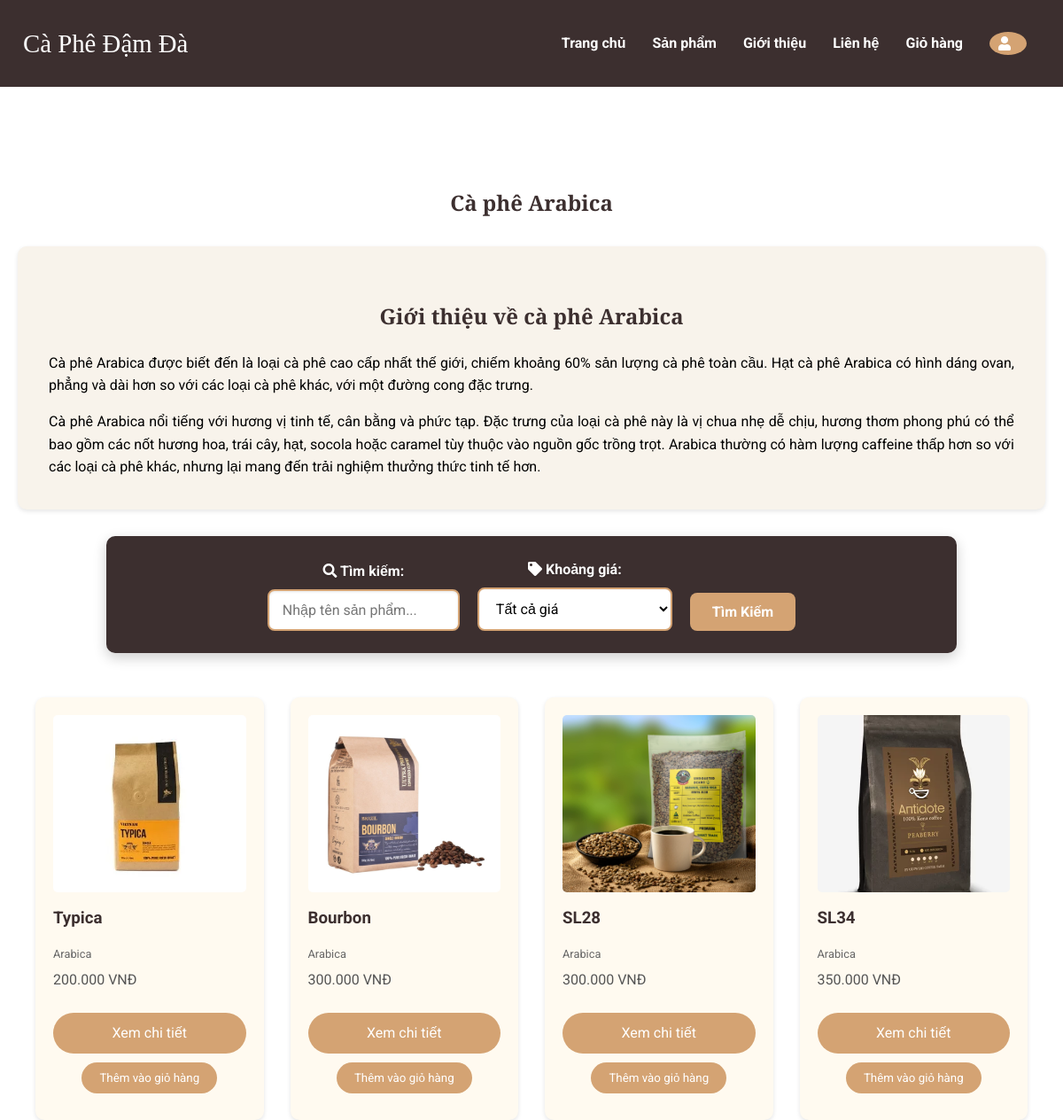
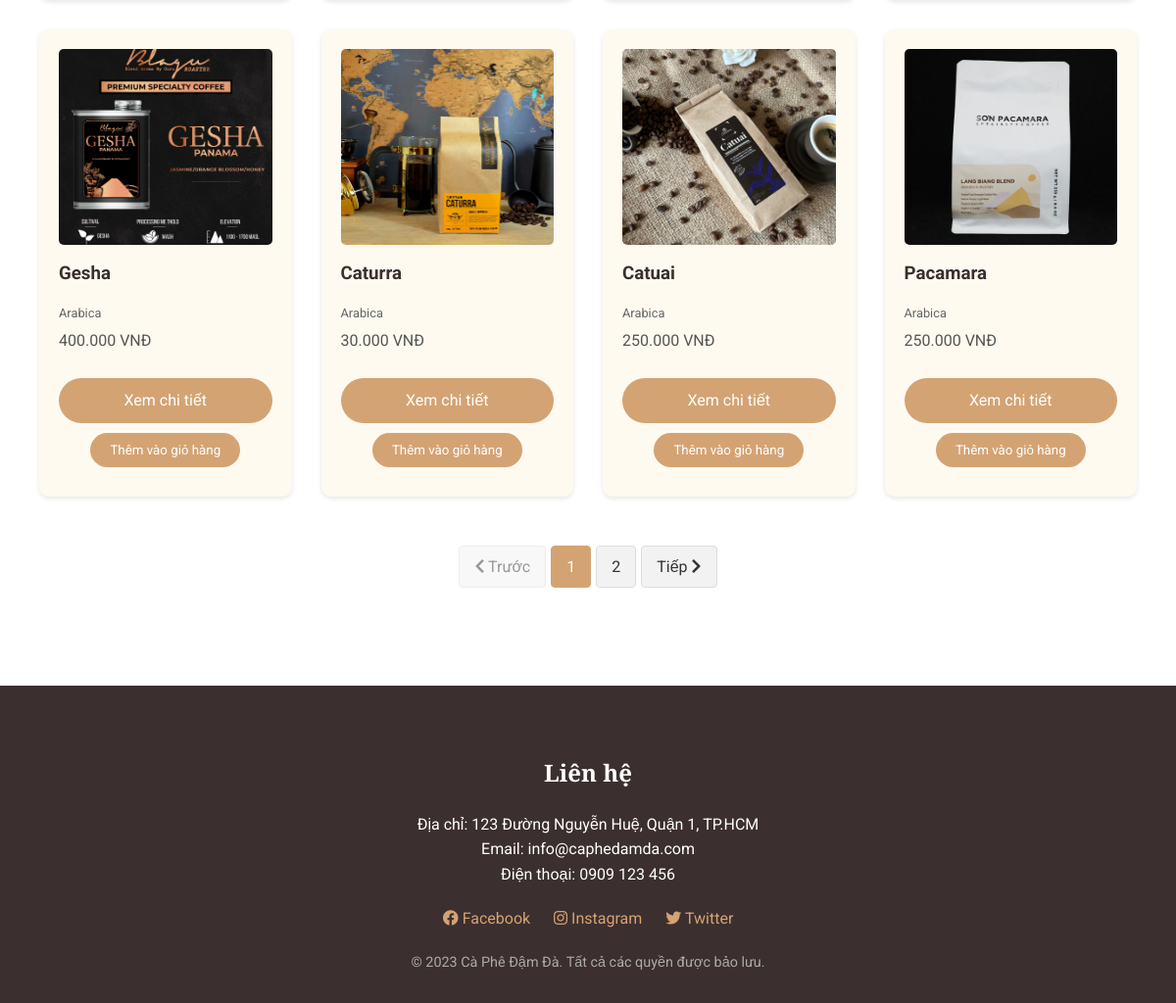
/lab1/arabica.php, run on the app's committed database (2 pictures, top to bottom).
### tables this page shows
CREATE TABLE `products` (
  `id` int(11) NOT NULL,
  `name` varchar(100) NOT NULL,
  `description` text DEFAULT NULL,
  `price` decimal(10,2) NOT NULL,
  `image` varchar(255) NOT NULL,
  `category_id` int(11) NOT NULL,
  `created_at` timestamp NOT NULL DEFAULT current_timestamp(),
  `active` tinyint(1) DEFAULT 1,
  `featured` tinyint(1) DEFAULT 0,
  `weight` varchar(50) DEFAULT NULL,
  `stock` int(11) DEFAULT 0
);

CREATE TABLE `categories` (
  `id` int(11) NOT NULL,
  `name` varchar(100) NOT NULL,
  `description` text DEFAULT NULL
);

### lab1/arabica.php (the view, shortened to what this page needs)
<?php
$servername = "localhost";
$username = "root";
$password = "";
$dbname = "lab1";
$conn = new mysqli($servername, $username, $password, $dbname);
$category_name = 'Arabica';
$cat_query = "SELECT id FROM categories WHERE name LIKE ?";
$cat_stmt = $conn->prepare($cat_query);
$search_param = "%$category_name%";
$cat_stmt->bind_param("s", $search_param);
$cat_stmt->execute();
$cat_result = $cat_stmt->get_result();
$categoryId = 1;
if ($cat_result && $cat_result->num_rows > 0) {
    $categoryId = $cat_result->fetch_assoc()['id'];
}
$productsPerPage = 8;
$page = isset($_GET['page']) ? (int)$_GET['page'] : 1;
$offset = ($page - 1) * $productsPerPage;
$countQuery = "SELECT COUNT(*) as total FROM products WHERE category_id = ? AND active = 1";
$countStmt = $conn->prepare($countQuery);
$countStmt->bind_param("i", $categoryId);
$countStmt->execute();
$countResult = $countStmt->get_result();
$totalProducts = $countResult->fetch_assoc()['total'];
$totalPages = ceil($totalProducts / $productsPerPage);
$sql = "SELECT p.*, c.name as category_name
        FROM products p
        LEFT JOIN categories c ON p.category_id = c.id
        WHERE p.category_id = ? AND p.active = 1
        ORDER BY p.id ASC
        LIMIT ? OFFSET ?";
$stmt = $conn->prepare($sql);
$stmt->bind_param("iii", $categoryId, $productsPerPage, $offset);
$stmt->execute();
$result = $stmt->get_result();
$products = [];
if ($result->num_rows > 0) {
    while ($row = $result->fetch_assoc()) {
        $products[] = $row;
    }
}
?>
<!DOCTYPE html>
<html lang="vi">
<head>
    <link rel="stylesheet" href="css/search-form.css">
    <link rel="stylesheet" href="https://cdnjs.cloudflare.com/ajax/libs/font-awesome/5.15.4/css/all.min.css">
</head>
<body>
    <header>
        <nav>
            <div class="logo">Cà Phê Đậm Đà</div>
            <div class="nav-links">
                <a href="index.php">Trang chủ</a>
                <div class="dropdown">
                    <a href="products.php">Sản phẩm</a>
                </div>
                <a href="#about">Giới thiệu</a>
                <a href="#contact">Liên hệ</a>
                <a href="cart.php" class="cart-icon">
                    Giỏ hàng
                </a>
                <?php
                if(isset($_SESSION['user_id'])) {
                    echo '<div class="dropdown">
                        <a href="#" class="nav-user-icon"><i class="fas fa-user"></i> ' . htmlspecialchars($_SESSION['fullname']) . '</a>
                        <div class="dropdown-content">
                            <a href="profile.php"><i class="fas fa-user-circle"></i> Thông tin tài khoản</a>
                            <a href="address-book.php"><i class="fas fa-address-book"></i> Sổ địa chỉ</a>
                            <a href="my-orders.php"><i class="fas fa-shopping-bag"></i> Lịch sử đơn hàng</a>
                            <a href="logout.php"><i class="fas fa-sign-out-alt"></i> Đăng xuất</a>
                        </div>
                    </div>';
                } else {
                    echo '<div class="dropdown">
                        <a href="#" class="nav-user-icon"><i class="fas fa-user"></i></a>
                        <div class="dropdown-content">
                            <a href="login.php"><i class="fas fa-sign-in-alt"></i> Đăng nhập</a>
                            <a href="register.php"><i class="fas fa-user-plus"></i> Đăng ký</a>
                        </div>
                    </div>';
                }
                ?>
            </div>
        </nav>
    </header>
    <section class="products">
        <h1>Cà phê Arabica</h1>
        <div class="info-section">
            <h2>Giới thiệu về cà phê Arabica</h2>
            <p>
                Cà phê Arabica được biết đến là loại cà phê cao cấp nhất thế giới, chiếm khoảng 60% sản lượng cà phê toàn cầu. Hạt cà phê Arabica có hình dáng ovan, phẳng và dài hơn so với các loại cà phê khác, với một đường cong đặc trưng.
            </p>
            <p>
                Cà phê Arabica nổi tiếng với hương vị tinh tế, cân bằng và phức tạp. Đặc trưng của loại cà phê này là vị chua nhẹ dễ chịu, hương thơm phong phú có thể bao gồm các nốt hương hoa, trái cây, hạt, socola hoặc caramel tùy thuộc vào nguồn gốc trồng trọt. Arabica thường có hàm lượng caffeine thấp hơn so với các loại cà phê khác, nhưng lại mang đến trải nghiệm thưởng thức tinh tế hơn.
            </p>
        </div>
        <?php
        include 'includes/search-form.php';
        ?>
        <div class="product-grid">
            <?php
            if (count($products) > 0) {
                foreach ($products as $product) {
                    $imagePath = $product['image'];
                    echo "
                    <div class='product-card'>
                        <img src='" . htmlspecialchars($imagePath) . "' alt='" . htmlspecialchars($product['name']) . "' onerror=\"this.src='images/default-product.jpg'\">
                        <h3>" . htmlspecialchars($product['name']) . "</h3>";
                    if (isset($product['category_name']) && !empty($product['category_name'])) {
                        echo "<span style='font-size:0.8em; color:#666; display:block;margin-bottom:5px;'>" . htmlspecialchars($product['category_name']) . "</span>";
                    }
                    echo "<p class='price'>" . number_format($product['price'], 0, ',', '.') . " VNĐ</p>
                        <div class='product-actions'>
                            <a href='product-detail.php?id=" . $product['id'] . "' class='btn'>Xem chi tiết</a>
                            <button type='button' onclick='addToCart(" . $product['id'] . ", \"" . addslashes($product['name']) . "\", " . $product['price'] . ", \"" . addslashes($imagePath) . "\")' class='btn'>Thêm vào giỏ hàng</button>
                        </div>
                    </div>";
                }
            } else {
                echo "<p class='text-center'>Không có sản phẩm nào trong danh mục này.</p>";
            }
            ?>
        </div>
        <?php if ($totalPages > 1): ?>
        <div class="pagination">
            <?php if ($page > 1): ?>
            <a href="?page=<?php echo $page-1; ?>"><i class="fas fa-chevron-left"></i> Trước</a>
            <?php else: ?>
            <a class="disabled"><i class="fas fa-chevron-left"></i> Trước</a>
            <?php endif; ?>
            <?php
            for ($i = 1; $i <= $totalPages; $i++):
                $activeClass = ($i == $page) ? 'active' : '';
            ?>
            <a href="?page=<?php echo $i; ?>" class="<?php echo $activeClass; ?>"><?php echo $i; ?></a>
            <?php endfor; ?>
            <?php if ($page < $totalPages): ?>
            <a href="?page=<?php echo $page+1; ?>">Tiếp <i class="fas fa-chevron-right"></i></a>
            <?php else: ?>
            <a class="disabled">Tiếp <i class="fas fa-chevron-right"></i></a>
            <?php endif; ?>
        </div>
        <?php endif; ?>
    </section>
    <footer id="contact" style="background-color: #3c2f2f; color: white; padding: 30px 0; margin-top: 50px;">
        <div style="max-width: 1200px; margin: 0 auto; padding: 0 20px;">
            <h2 style="color: white; text-align: center; margin-bottom: 20px; font-family: 'Playfair Display', serif;">Liên hệ</h2>
            <p style="margin: 20px 0; text-align: center;">
                Địa chỉ: 123 Đường Nguyễn Huệ, Quận 1, TP.HCM<br>
                Email: info@caphedamda.com<br>
                Điện thoại: 0909 123 456
            </p>
            <div style="margin: 20px 0; text-align: center;">
                <a href="#" style="color: #d4a373; margin: 0 10px; text-decoration: none;"><i class="fab fa-facebook"></i> Facebook</a>
                <a href="#" style="color: #d4a373; margin: 0 10px; text-decoration: none;"><i class="fab fa-instagram"></i> Instagram</a>
                <a href="#" style="color: #d4a373; margin: 0 10px; text-decoration: none;"><i class="fab fa-twitter"></i> Twitter</a>
            </div>
            <p style="margin-top: 20px; font-size: 0.9em; text-align: center; color: #aaa;">
                © 2023 Cà Phê Đậm Đà. Tất cả các quyền được bảo lưu.
            </p>
        </div>
    </footer>
</body>
</html>

### lab1/arabica.php (style rules this page uses)
* { margin: 0; padding: 0; box-sizing: border-box; font-family: 'Roboto', sans-serif; }
body { padding-top: 100px; line-height: 1.6; }
header { background-color: #3c2f2f; color: white; padding: 1rem; position: fixed; width: 100%; top: 0; z-index: 1000; }
nav { display: flex; flex-wrap: wrap; justify-content: space-between; align-items: center; max-width: 1200px; margin: 0 auto; }
.logo { font-family: 'Playfair Display', serif; font-size: 1.8em; padding: 10px; }
.nav-links { display: flex; flex-wrap: wrap; align-items: center; padding: 10px; }
nav a { color: white; text-decoration: none; margin: 10px 15px; font-weight: bold; }
h1, h2 { font-family: 'Playfair Display', serif; color: #3c2f2f; text-align: center; margin: 40px 0 20px; }
.btn { padding: 10px 20px; background-color: #d4a373; color: white; text-decoration: none; border: none; border-radius: 50px; cursor: pointer; transition: all 0.3s; display: block; text-align: center; margin: 10px auto; }
.products { max-width: 1200px; margin: 50px auto; padding: 20px; }
.product-grid { display: grid; grid-template-columns: repeat(auto-fit, minmax(250px, 1fr)); gap: 30px; padding: 20px; }
.product-card { background-color: #fffaf0; padding: 20px; border-radius: 10px; box-shadow: 0 2px 5px rgba(0, 0, 0, 0.1); transition: transform 0.3s; display: flex; flex-direction: column; }
.product-card img { width: 100%; border-radius: 5px; height: 200px; object-fit: cover; cursor: pointer; }
.product-card h3 { margin: 15px 0; color: #3c2f2f; cursor: pointer; }
.product-card p { color: #555; margin-bottom: 15px; }
.dropdown { position: relative; display: inline-block; }
.info-section { max-width: 1200px; margin: 30px auto; padding: 20px; background-color: #f8f3eb; border-radius: 10px; box-shadow: 0 2px 5px rgba(0,0,0,0.1); }
.info-section h2 { color: #3c2f2f; margin-bottom: 20px; }
.info-section p { margin-bottom: 15px; text-align: justify; padding: 0 15px; }
.cart-icon { position: relative; display: inline-block; }
.pagination { display: flex; justify-content: center; margin: 30px 0; gap: 5px; }
.pagination a { display: inline-block; padding: 8px 15px; text-decoration: none; color: #333; background-color: #f2f2f2; border: 1px solid #ddd; border-radius: 4px; transition: all 0.3s; }
.pagination a.active { background-color: #d4a373; color: white; border-color: #d4a373; }
.pagination a.disabled { opacity: 0.5; cursor: not-allowed; pointer-events: none; }
.nav-user-icon { padding: 5px 10px; font-size: 22px; color: #fff; border-radius: 50%; background: #d4a373; transition: background 0.3s; display: inline-flex; align-items: center; justify-content: center; }
.nav-user-icon i { margin-right: 8px; font-size: 16px; }

### data on the page
products: image (picture), name "Typica", category.name "Arabica", price "200.000"
products: image (picture), name "Bourbon", category.name "Arabica", price "300.000"
products: image (picture), name "SL28", category.name "Arabica", price "300.000"
products: image (picture), name "SL34", category.name "Arabica", price "350.000"
products: image (picture), name "Gesha", category.name "Arabica", price "400.000"
products: image (picture), name "Caturra", category.name "Arabica", price "30.000"
products: image (picture), name "Catuai", category.name "Arabica", price "250.000"
products: image (picture), name "Pacamara", category.name "Arabica", price "250.000"
